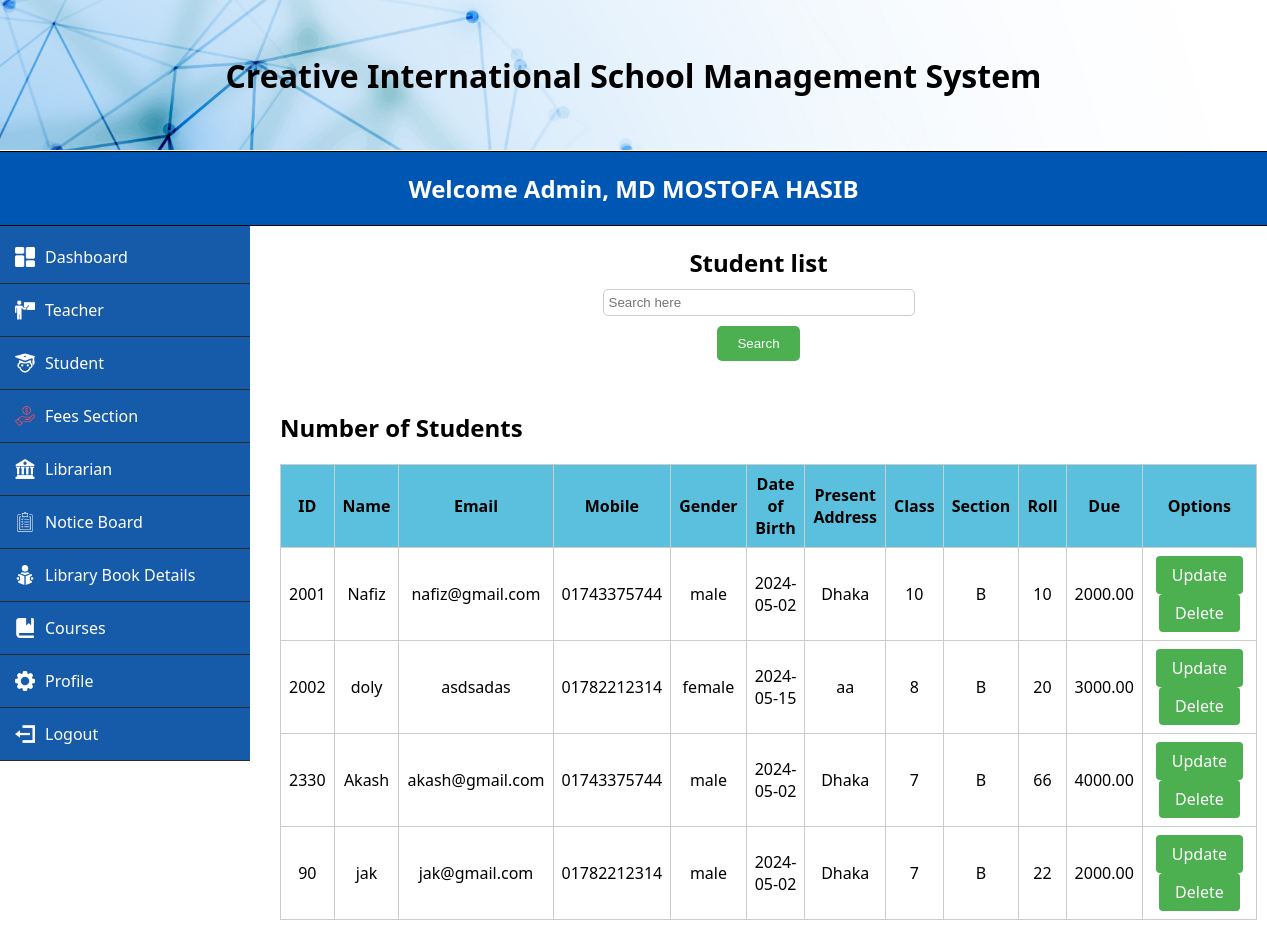
Screenshot of /MVC/Views/viewStudent.php (signed in) with the database file from the repository.
### tables this page shows
CREATE TABLE `student` (
  `id` varchar(200) NOT NULL,
  `name` varchar(200) NOT NULL,
  `email` varchar(200) NOT NULL,
  `mobile` varchar(200) NOT NULL,
  `gender` varchar(200) NOT NULL,
  `dob` date NOT NULL,
  `password` varchar(200) NOT NULL,
  `address` varchar(200) NOT NULL,
  `class` varchar(200) NOT NULL,
  `section` varchar(200) NOT NULL,
  `roll` varchar(200) NOT NULL,
  `fees` decimal(10,2) DEFAULT NULL,
  `amount` decimal(10,2) DEFAULT NULL,
  `balance` decimal(10,2) DEFAULT NULL,
  `paid` decimal(10,2) DEFAULT NULL
);

### MVC/Models/userModel.php (called while the page is built, shortened)
<?php
function getAllStudents() {
    $conn = conn();
    $sql = "SELECT * FROM student";
    $result = $conn->query($sql);
    $students = [];
    if ($result->num_rows > 0) {
        while($row = $result->fetch_assoc()) {
            $students[] = $row;
        }
    }
    return $students;
}
?>

### MVC/Views/viewStudent.php (the view, shortened to what this page needs)
<?php
    require_once('../Models/userModel.php');
    $students = getAllStudents();
?>
<!DOCTYPE html>
<html lang="en">
<head>
    <link rel="stylesheet" href="../../css/adminStyle.css">
    <link rel="stylesheet" href="../../css/addTeacher.css">
</head>
<body>
    <div class="header">
        <h1>Creative International School Management System</h1>
    </div>
    <div class="brand-name">
        <h1>Welcome Admin, <?php echo $_SESSION['name']; ?></h1>
    </div>
    <form action="">
    <div class="side-menu">
        <ul>
            <li><a href="adminDash.php"><img src="../../images/dashboard (2).png" alt=""> Dashboard</a></li>
			<li class="dropdown">
                <a href="addTeacher.php"><img src="../../images/teacher2.png" alt=""> Teacher</a>
            </li>
			<li class="dropdown">
                <a href="addStudent.php"><img src="../../images/student-32.png" alt=""> Student</a>
            </li>
            <li><a href="fees.php"><img src="../../images/income.png" alt=""> Fees Section</a></li>
			<li class="dropdown">
                <a href="addLibrarian.php"><img src="../../images/library-32.png" alt=""> Librarian</a>
            </li>
            <li><a href="noticePost.php"><img src="../../images/clipboard-2-32.png" alt=""> Notice Board</a></li>
            <li><a href="libraryBookInfo.php"><img src="../../images/reading-book (1).png" alt=""> Library Book Details</a></li>
            <li class="dropdown">
                <a href="../Controllers/addCourseController.php"><img src="../../images/book-2-32.png" alt=""> Courses</a>
            </li>
            <li class="dropdown">
                <a href="viewProfile.php"><img src="../../images/settings.png" alt=""> Profile</a>
            </li>
            <li><a href="../Controllers/logout.php"><img src="../../images/account-logout-32.png" alt=""> Logout</a></li>
        </ul>
    </div>
    </form>
    <div class="search-container">
        <h2>Student list</h2>
        <input type="text" name="name" id="name" placeholder="Search here" onkeyup="ajax()" />
        <input type="button" name="" value="Search">
    </div>
    <div class="content">
        <div class="dashboard-table">
            <h2 colspan="2" style="text-align: left;">Number of Students</h2>
            <table id="studentTable">
                <thead>
                    <tr>
                        <th>ID</th>
                        <th>Name</th>
                        <th>Email</th>
                        <th>Mobile</th>
                        <th>Gender</th>
                        <th>Date of Birth</th>
                        <th>Present Address</th>
                        <th>Class</th>
                        <th>Section</th>
                        <th>Roll</th>
                        <th>Due</th>
                        <th>Options</th>
                    </tr>
                </thead>
                <tbody>
                    <?php foreach ($students as $student): ?>
                        <tr>
                            <td><?php echo $student['id']; ?></td>
                            <td><?php echo $student['name']; ?></td>
                            <td><?php echo $student['email']; ?></td>
                            <td><?php echo $student['mobile']; ?></td>
                            <td><?php echo $student['gender']; ?></td>
                            <td><?php echo $student['dob']; ?></td>
                            <td><?php echo $student['address']; ?></td>
                            <td><?php echo $student['class']; ?></td>
                            <td><?php echo $student['section']; ?></td>
                            <td><?php echo $student['roll']; ?></td>
                            <td><?php echo $student['fees']; ?></td>
                            <td>
                                <a href="editStudent.php?id=<?php echo $student['id']; ?>">Update</a>
                                <a href="../Controllers/deleteStudentCheckController.php?id=<?php echo $student['id']; ?>" onclick="return confirm('Are you sure you want to delete this student?');">Delete</a>
                            </td>
                        </tr>
                    <?php endforeach; ?>
                </tbody>
            </table>
        </div>
    </div>
</body>
</html>

### css/adminStyle.css (style rules this page uses)
body { font-family: 'Segoe UI', Tahoma, Geneva, Verdana, sans-serif; margin: 0; padding: 0; }
.header { width: 100%; height: 150px; background-image: url('../images/loginBackground.jpg'); background-size: cover; background-repeat: no-repeat; background-position: center; display: flex; justify-content: center; align-items: center; margin-bottom: 1px; }
.brand-name { padding: 20px; display: flex; justify-content: center; align-items: center; background-color: #0056b3; border-bottom: 1px solid black; border-top: 1px solid black; }
.brand-name h1 { font-size: 24px; margin: 0; color: #fff; }
.side-menu { width: 250px; background-color: #165aaa; padding-top: 5px; padding-left: 0px; transition: left 0.3s ease; text-align: center; }
ul { list-style-type: none; padding-left: 0px; margin: 0; text-align: center; }
li { padding: 15px; border-bottom: 0.5px solid #2a2a2a; transition: background-color 0.3s ease; text-align: center; }
li a { color: #fff; text-decoration: none; display: flex; align-items: center; }
li img { margin-right: 10px; width: 20px; }
.content { flex-grow: 1; padding: 20px; }

### css/addTeacher.css (style rules this page uses)
.dashboard-table { margin-bottom: 20px; float: center; max-width: 70%; margin-right: 20px; }
.dashboard-table table { width: 100%; border-collapse: collapse; }
.dashboard-table th, .dashboard-table td { border: 1px solid #ccc; padding: 8px; }
.dashboard-table th { background-color: #5bc0de; text-align: center; }
.dashboard-table tbody tr:nth-child(even) { background-color: #5bc0de; }
.brand-name { padding: 20px; display: flex; justify-content: center; align-items: center; background-color: #0056b3; border-bottom: 1px solid black; border-top: 1px solid black; }
.brand-name h1 { font-size: 24px; margin: 0; color: #fff; }
.side-menu { width: 250px; background-color: #165aaa; padding-top: 5px; padding-left: 0px; text-align: center; float: left; }
.content { flex-grow: 1; padding: 10px; margin-left: 270px; }
.dashboard-table { margin-bottom: 5px; max-width: 100%; }

### MVC/Views/viewStudent.php (style rules this page uses)
.dashboard-table { margin-bottom: 20px; max-width: 70%; margin-right: 20px; }
.dashboard-table table { width: 100%; border-collapse: collapse; }
.dashboard-table th, .dashboard-table td { border: 1px solid #ccc; padding: 8px; }
.dashboard-table th { background-color: #5bc0de; text-align: center; }
.dashboard-table tbody tr:nth-child(even) { background-color: white; }
.brand-name { padding: 20px; display: flex; justify-content: center; align-items: center; background-color: #0056b3; border-bottom: 1px solid black; border-top: 1px solid black; }
.brand-name h1 { font-size: 24px; margin: 0; color: #fff; }
.side-menu { width: 250px; background-color: #165aaa; padding-top: 5px; padding-left: 0px; text-align: center; float: left; }
.content { flex-grow: 1; padding: 10px; margin-left: 270px; }
.dashboard-table { margin-bottom: 5px; max-width: 100%; }
.dashboard-table td a { display: inline-block; padding: 8px 16px; margin: 0 5px; text-decoration: none; background-color: #4CAF50; color: white; border: none; border-radius: 4px; cursor: pointer; transition: background-color 0.3s ease; }
.dashboard-table td { text-align: center; }
.search-container { display: flex; flex-direction: column; align-items: center; margin-bottom: 20px; }
.search-container h2 { margin-bottom: 10px; }
.search-container input[type="text"] { width: 300px; padding: 5px; border: 1px solid #ccc; border-radius: 5px; margin-bottom: 10px; }
.search-container input[type="button"] { background-color: #4CAF50; color: white; padding: 10px 20px; border: none; border-radius: 5px; cursor: pointer; }

### rows the page displays
student: id "2001", name "Nafiz", email "nafiz@gmail.com", mobile "01743375744", gender "male", dob "2024-05-02", address "Dhaka", class "10", section "B", roll "10", fees "2000.00"
student: id "2002", name "doly", email "asdsadas", mobile "01782212314", gender "female", dob "2024-05-15", address "aa", class "8", section "B", roll "20", fees "3000.00"
student: id "2330", name "Akash", email "akash@gmail.com", mobile "01743375744", gender "male", dob "2024-05-02", address "Dhaka", class "7", section "B", roll "66", fees "4000.00"
student: id "90", name "jak", email "jak@gmail.com", mobile "01782212314", gender "male", dob "2024-05-02", address "Dhaka", class "7", section "B", roll "22", fees "2000.00"

### other values shown
$_SESSION['name'] "MD MOSTOFA HASIB"
